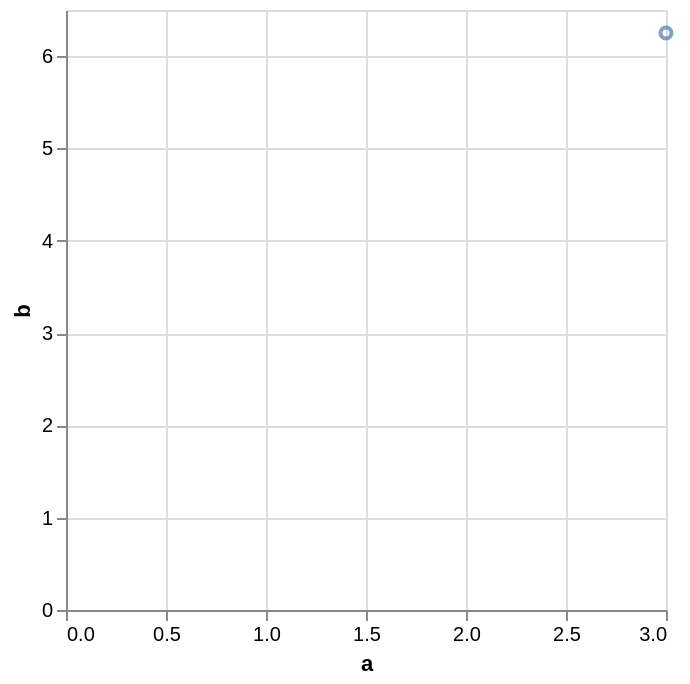

Source (Vega-Lite JSON):
### Vega-Lite specification from a JSON file in a GitHub repository (floating-point values rounded to 4 significant figures)
{"$schema": "https://vega.github.io/schema/vega-lite/v6.4.1.json", "config": {"view": {"continuousHeight": 300, "continuousWidth": 300}}, "data": {"name": "data-aec22b5641fce54c6a1b0f41e0a05405"}, "datasets": {"data-aec22b5641fce54c6a1b0f41e0a05405": [{"a": 1, "b": 4.0, "c": "x", "t": "2026-01-01T00:00:00"}, {"a": 2, "b": 5.5, "c": "y", "t": "2026-01-02T00:00:00"}, {"a": 3, "b": 6.25, "c": "x", "t": "2026-01-03T00:00:00"}, {"a": 4, "b": 3.0, "c": "y", "t": "2026-01-04T00:00:00"}]}, "encoding": {"x": {"field": "a", "type": "quantitative"}, "y": {"field": "b", "type": "quantitative"}}, "mark": {"type": "point"}, "transform": [{"filter": "((datum.a > 1) && (datum.c === 'x'))"}]}
